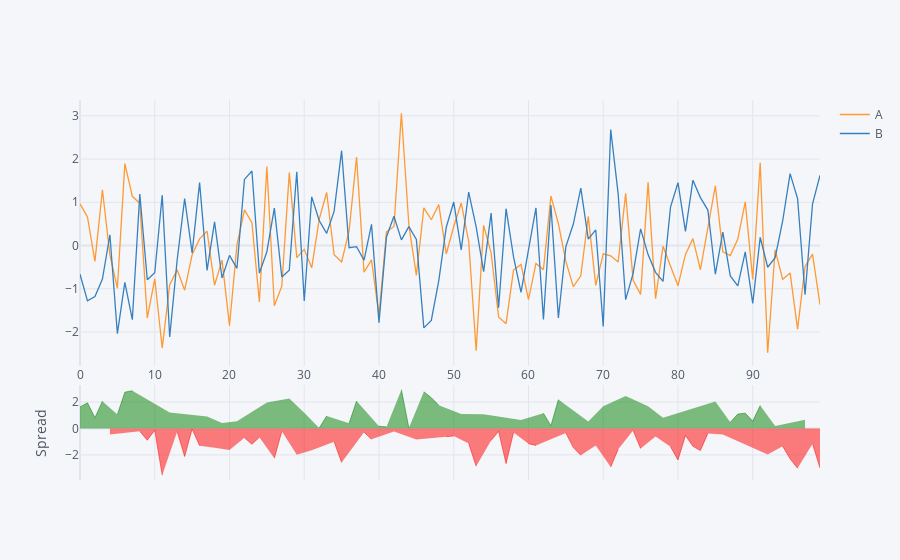

Write notebook code for a chart like this one.
### Markdown cell above
**Spread**

### Code cell
df[["A","B"]].iplot(kind = "spread")

### Figure 1 — Plotly figure (JSON) as saved in the notebook; plotly's stock layout.template omitted (floating-point values rounded to 4 significant figures)
{"data": [{"line": {"color": "rgba(255, 153, 51, 1.0)", "dash": "solid", "shape": "linear", "width": 1.3}, "mode": "lines", "name": "A", "text": "", "type": "scatter", "x": [0, 1, 2, 3, 4, 5, 6, 7, 8, 9, 10, 11, 12, 13, 14, 15, 16, 17, 18, 19, 20, 21, 22, 23, 24, 25, 26, 27, 28, 29, 30, 31, 32, 33, 34, 35, 36, 37, 38, 39, 40, 41, 42, 43, 44, 45, 46, 47, 48, 49, 50, 51, 52, 53, 54, 55, 56, 57, 58, 59, 60, 61, 62, 63, 64, 65, 66, 67, 68, 69, 70, 71, 72, 73, 74, 75, 76, 77, 78, 79, 80, 81, 82, 83, 84, 85, 86, 87, 88, 89, 90, 91, 92, 93, 94, 95, 96, 97, 98, 99], "y": [0.9624, 0.661, -0.368, 1.291, -0.2173, -0.9857, 1.894, 1.138, 0.9756, -1.679, -0.7701, -2.375, -0.9075, -0.5631, -1.033, -0.2143, 0.1526, 0.3318, -0.9187, -0.3392, -1.854, 0.01431, 0.8238, 0.5301, -1.308, 1.827, -1.395, -0.9415, 1.691, -0.2798, -0.08902, -0.5153, 0.6068, 1.226, -0.2145, -0.3789, 0.3367, 2.048, -0.618, -0.3305, -1.623, 0.3182, 0.4397, 3.059, 0.4688, -0.6906, 0.871, 0.5959, 0.9461, -0.1966, 0.4391, 0.984, 0.09305, -2.432, 0.4673, -0.1685, -1.655, -1.808, -0.568, -0.4386, -1.25, -0.4145, -0.5587, 1.146, 0.5053, -0.3692, -0.9515, -0.701, 0.674, -0.9214, -0.1908, -0.2376, -0.3812, 1.206, -0.8056, -1.13, 1.462, -1.233, -0.01607, -0.4886, -0.9335, -0.2052, 0.1593, -0.5612, 0.4456, 1.384, -0.1441, -0.2335, 0.1498, 1.01, -0.7831, 1.917, -2.48, -0.09907, -0.7812, -0.6346, -1.935, -0.4849, -0.1979, -1.37]}, {"line": {"color": "rgba(55, 128, 191, 1.0)", "dash": "solid", "shape": "linear", "width": 1.3}, "mode": "lines", "name": "B", "text": "", "type": "scatter", "x": [0, 1, 2, 3, 4, 5, 6, 7, 8, 9, 10, 11, 12, 13, 14, 15, 16, 17, 18, 19, 20, 21, 22, 23, 24, 25, 26, 27, 28, 29, 30, 31, 32, 33, 34, 35, 36, 37, 38, 39, 40, 41, 42, 43, 44, 45, 46, 47, 48, 49, 50, 51, 52, 53, 54, 55, 56, 57, 58, 59, 60, 61, 62, 63, 64, 65, 66, 67, 68, 69, 70, 71, 72, 73, 74, 75, 76, 77, 78, 79, 80, 81, 82, 83, 84, 85, 86, 87, 88, 89, 90, 91, 92, 93, 94, 95, 96, 97, 98, 99], "y": [-0.6645, -1.28, -1.182, -0.7759, 0.2487, -2.041, -0.8521, -1.716, 1.191, -0.7916, -0.6294, 1.165, -2.116, -0.3314, 1.086, -0.1689, 1.454, -0.5766, 0.5463, -0.7512, -0.2294, -0.5275, 1.529, 1.725, -0.6384, -0.1439, 0.8648, -0.7274, -0.5699, 1.708, -1.284, 1.125, 0.578, 0.2799, 0.7945, 2.194, -0.05207, -0.02623, -0.3406, 0.4887, -1.785, 0.1987, 0.6777, 0.1306, 0.4381, 0.1415, -1.906, -1.732, -0.8107, 0.4225, 1.006, -0.1028, 1.237, 0.4299, -0.6054, 0.7481, -1.437, 0.8516, -0.2633, -1.084, -0.09924, 0.869, -1.712, 0.9375, -1.677, -0.02577, 0.4974, 1.329, 0.1481, 0.3604, -1.875, 2.684, 1.189, -1.254, -0.6437, 0.3857, -0.2094, -0.6213, -0.8311, 0.8894, 1.453, 0.328, 1.512, 1.108, 0.8198, -0.6646, 0.3117, -0.7043, -0.9364, -0.1474, -1.339, 0.1872, -0.5036, -0.2824, 0.5614, 1.662, 1.085, -1.139, 0.9628, 1.624]}, {"connectgaps": false, "fill": "tozeroy", "line": {"color": "green", "dash": "solid", "shape": "linear", "width": 0.5}, "mode": "lines", "name": "Spread", "showlegend": false, "type": "scatter", "x": [0, 1, 2, 3, 4, 5, 6, 7, 8, 9, 10, 11, 12, 13, 14, 15, 16, 17, 18, 19, 20, 21, 22, 23, 24, 25, 26, 27, 28, 29, 30, 31, 32, 33, 34, 35, 36, 37, 38, 39, 40, 41, 42, 43, 44, 45, 46, 47, 48, 49, 50, 51, 52, 53, 54, 55, 56, 57, 58, 59, 60, 61, 62, 63, 64, 65, 66, 67, 68, 69, 70, 71, 72, 73, 74, 75, 76, 77, 78, 79, 80, 81, 82, 83, 84, 85, 86, 87, 88, 89, 90, 91, 92, 93, 94, 95, 96, 97, 98, 99], "xaxis": "x2", "y": [1.627, 1.941, 0.8138, 2.066, "", 1.055, 2.746, 2.854, "", "", "", "", 1.209, "", "", "", "", 0.9084, "", 0.412, "", 0.5419, "", "", "", 1.971, "", "", 2.261, "", 1.194, "", 0.02876, 0.9464, "", "", 0.3887, 2.074, "", "", 0.1618, 0.1195, "", 2.928, 0.03068, "", 2.777, 2.327, 1.757, "", "", 1.087, "", "", 1.073, "", "", "", "", 0.6453, "", "", 1.154, 0.2089, 2.183, "", "", "", 0.5259, "", 1.684, "", "", 2.46, "", "", 1.671, "", 0.815, "", "", "", "", "", "", 2.049, "", 0.4708, 1.086, 1.158, 0.556, 1.73, "", 0.1833, "", "", "", 0.6539, "", ""], "yaxis": "y2"}, {"connectgaps": false, "fill": "tozeroy", "line": {"color": "red", "dash": "solid", "shape": "linear", "width": 0.5}, "mode": "lines", "name": "Spread", "showlegend": false, "type": "scatter", "x": [0, 1, 2, 3, 4, 5, 6, 7, 8, 9, 10, 11, 12, 13, 14, 15, 16, 17, 18, 19, 20, 21, 22, 23, 24, 25, 26, 27, 28, 29, 30, 31, 32, 33, 34, 35, 36, 37, 38, 39, 40, 41, 42, 43, 44, 45, 46, 47, 48, 49, 50, 51, 52, 53, 54, 55, 56, 57, 58, 59, 60, 61, 62, 63, 64, 65, 66, 67, 68, 69, 70, 71, 72, 73, 74, 75, 76, 77, 78, 79, 80, 81, 82, 83, 84, 85, 86, 87, 88, 89, 90, 91, 92, 93, 94, 95, 96, 97, 98, 99], "xaxis": "x2", "y": ["", "", "", "", -0.466, "", "", "", -0.2158, -0.8874, -0.1408, -3.54, "", -0.2317, -2.12, -0.04536, -1.302, "", -1.465, "", -1.624, "", -0.705, -1.195, -0.6699, "", -2.259, -0.2141, "", -1.987, "", -1.64, "", "", -1.009, -2.573, "", "", -0.2774, -0.8192, "", "", -0.238, "", "", -0.8321, "", "", "", -0.6191, -0.5667, "", -1.144, -2.862, "", -0.9165, -0.2174, -2.66, -0.3047, "", -1.151, -1.283, "", "", "", -0.3435, -1.449, -2.03, "", -1.282, "", -2.921, -1.57, "", -0.1619, -1.516, "", -0.6113, "", -1.378, -2.386, -0.5332, -1.353, -1.669, -0.3742, "", -0.4558, "", "", "", "", "", -1.977, "", -1.343, -2.297, -3.019, "", -1.161, -2.994], "yaxis": "y2"}], "layout": {"hovermode": "x", "legend": {"bgcolor": "#F5F6F9", "font": {"color": "#4D5663"}}, "paper_bgcolor": "#F5F6F9", "plot_bgcolor": "#F5F6F9", "title": {"font": {"color": "#4D5663"}}, "xaxis": {"gridcolor": "#E1E5ED", "showgrid": true, "tickfont": {"color": "#4D5663"}, "title": {"font": {"color": "#4D5663"}, "text": ""}, "zerolinecolor": "#E1E5ED"}, "xaxis2": {"anchor": "y2", "gridcolor": "#E1E5ED", "showgrid": true, "showticklabels": false, "tickfont": {"color": "#4D5663"}, "title": {"font": {"color": "#4D5663"}, "text": ""}, "zerolinecolor": "#E1E5ED"}, "yaxis": {"domain": [0.3, 1], "gridcolor": "#E1E5ED", "showgrid": true, "tickfont": {"color": "#4D5663"}, "title": {"font": {"color": "#4D5663"}, "text": ""}, "zerolinecolor": "#E1E5ED"}, "yaxis2": {"domain": [0, 0.25], "gridcolor": "#E1E5ED", "showgrid": true, "tickfont": {"color": "#4D5663"}, "title": {"font": {"color": "#4D5663"}, "text": "Spread"}, "zerolinecolor": "#E1E5ED"}}}
